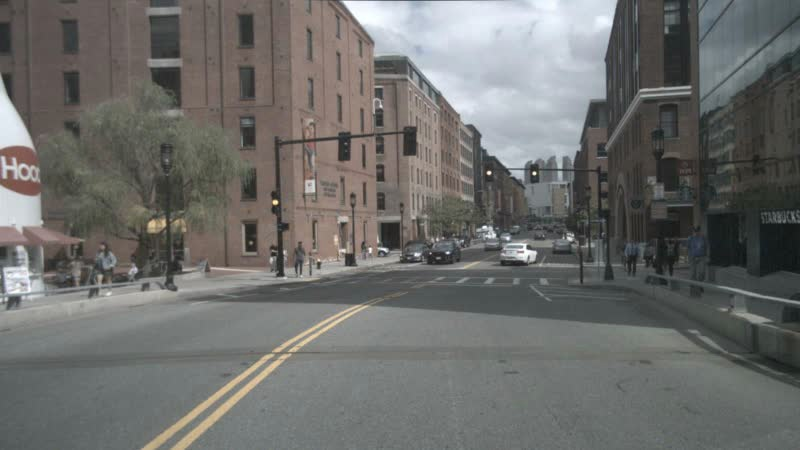
#> input picture jetracer/dataset/images/frame_000000000.jpg, 800 x 450 px; its folder holds only this picture in this run
$ python -i play2.py   (imports and definitions only)
#> lines starting #> are read from the running program, lines starting #| are printed output that depends on the picture; after the words box and inside, x2 and y2 are one past the last pixel; in counts of white or black regions, pixels touching at a corner belong together
#> further down, picture is the input picture: shape (450, 800, 3); mean B, G, R 107.1, 109.4, 109.3
import numpy as np
import cv2, random, math, time, sys
import yaml

# [227 lines left out: functions settings, us_settings, traffic_recognition, draw_lines, divide_left_right, get_line_params and 1 more, not called in this run]

def process_image(frame):
    global WIDTH, ROI_HEIGHT, ROI_START_HEIGHT, send2arduino, CANNY_LOW, CANNY_HIGH, DEBUG
    global before_left, before_right
    gray = cv2.cvtColor(frame, cv2.COLOR_BGR2GRAY)
    hsv = cv2.cvtColor(frame, cv2.COLOR_BGR2HSV)
#> hsv: shape (450, 800, 3); mean H, S, V 57.8, 22.1, 113.4
    lower_white = (0, 0, 185)
    upper_white = (180, 111, 255)
    hsv_mask = cv2.inRange(hsv, lower_white, upper_white)
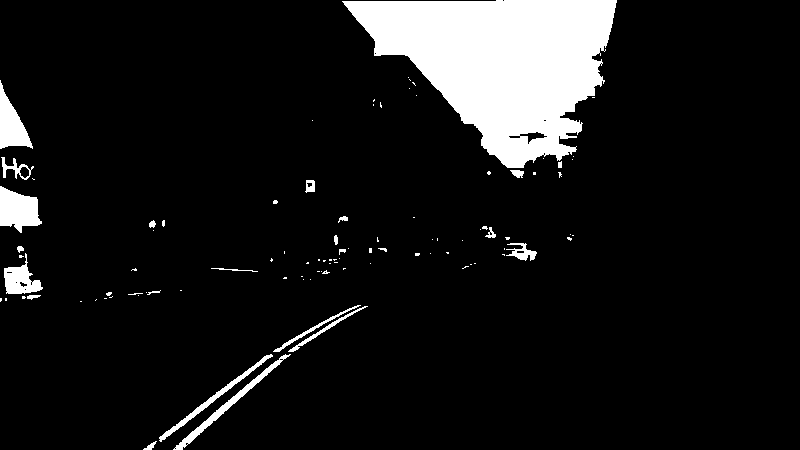
#> hsv_mask: shape (450, 800); 9.4% white; 98 white regions (74 under 20 px), largest, box (x1, y1, x2, y2) and area: (342, 0, 617, 168) 27123, (0, 186, 42, 233) 1303, (0, 80, 33, 149) 1115
    hsv_image = cv2.bitwise_and(frame, frame, mask=hsv_mask)
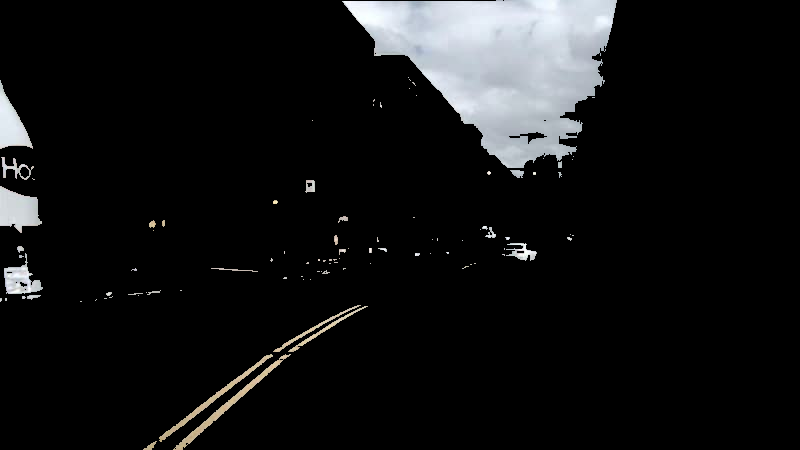
#> hsv_image: shape (450, 800, 3); mean B, G, R 20.1, 19.5, 19
    #cv2.imshow("hsv", hsv_image)
    kernel_size = 7
    blur_hsv = cv2.GaussianBlur(hsv_image,(kernel_size, kernel_size), 0)
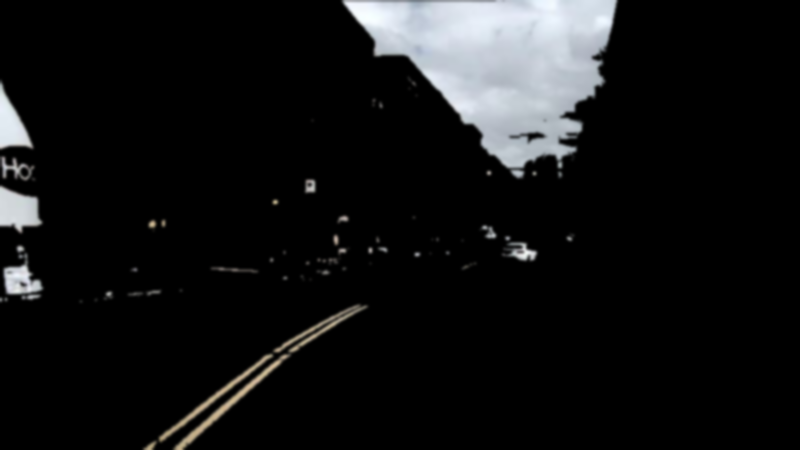
#> blur_hsv: shape (450, 800, 3); mean B, G, R 20.1, 19.6, 19
    blur_gray = cv2.GaussianBlur(gray,(kernel_size, kernel_size), 0)
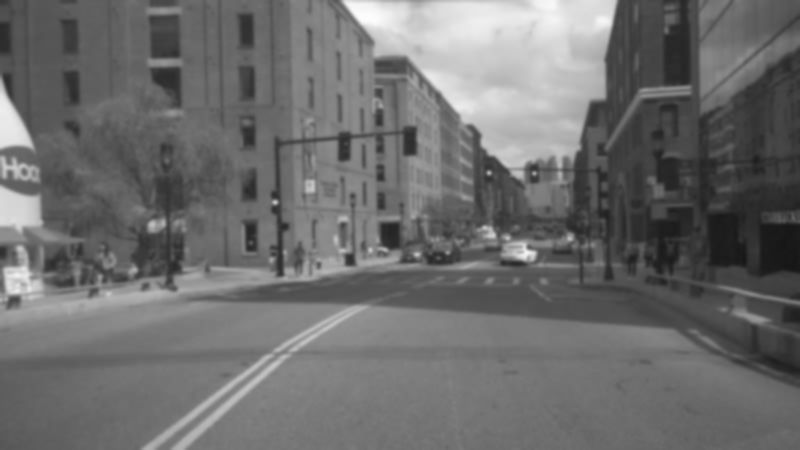
#> blur_gray: shape (450, 800); min 21, max 253, mean 109.2
#> (the run stopped early here; a loop or call above may not have finished)

$ run again, on jetracer/dataset/images/frame_000000001.jpg
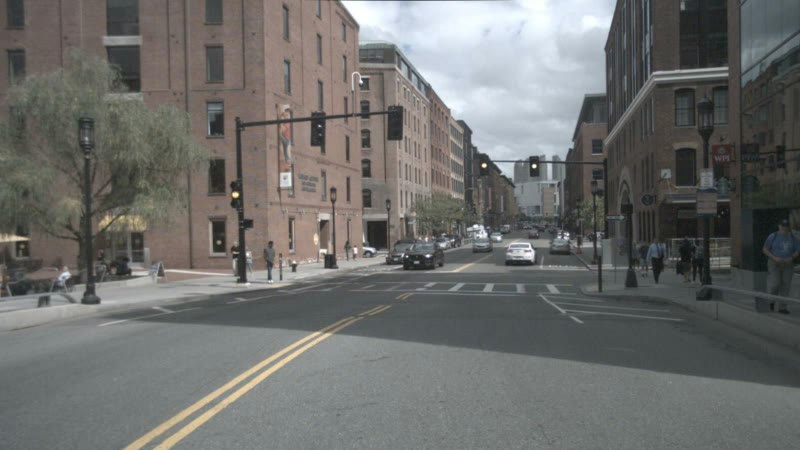
#> input picture jetracer/dataset/images/frame_000000001.jpg, 800 x 450 px
#> picture is the input picture: shape (450, 800, 3); mean B, G, R 108, 110.1, 109.5
#> hsv: shape (450, 800, 3); mean H, S, V 61.3, 23.1, 114.2
#> in process_image, `hsv_mask = cv2.inRange(hsv, lower_white, upper_white)`:
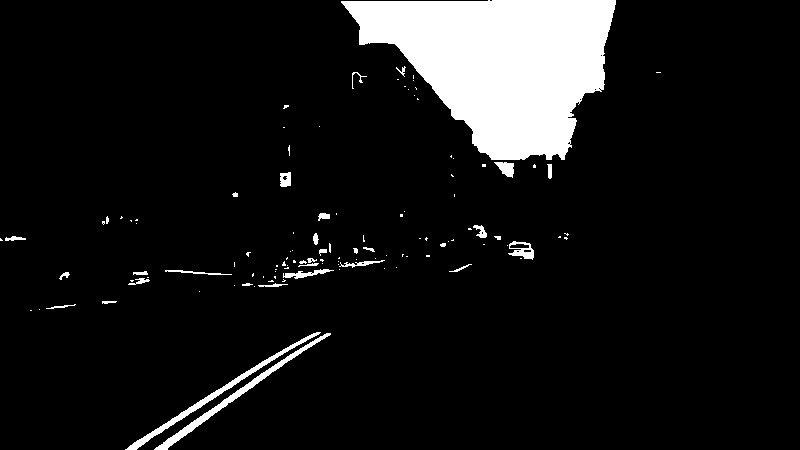
#> hsv_mask: shape (450, 800); 9% white; 114 white regions (82 under 20 px), largest, box (x1, y1, x2, y2) and area: (341, 0, 616, 160) 27639, (154, 333, 331, 450) 1195, (125, 332, 321, 450) 1138
#> in process_image, `blur_gray = cv2.GaussianBlur(gray,(kernel_size, kernel_size), 0)`:
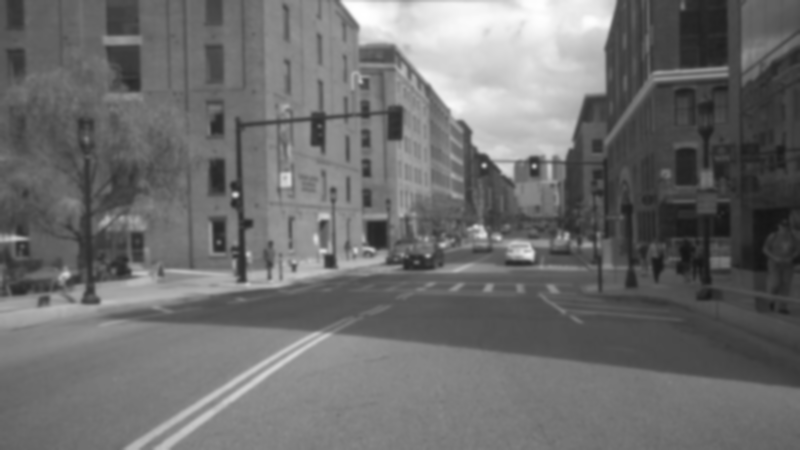
#> blur_gray: shape (450, 800); min 20, max 255, mean 109.7

$ run again, on jetracer/dataset/images/frame_000000003.jpg
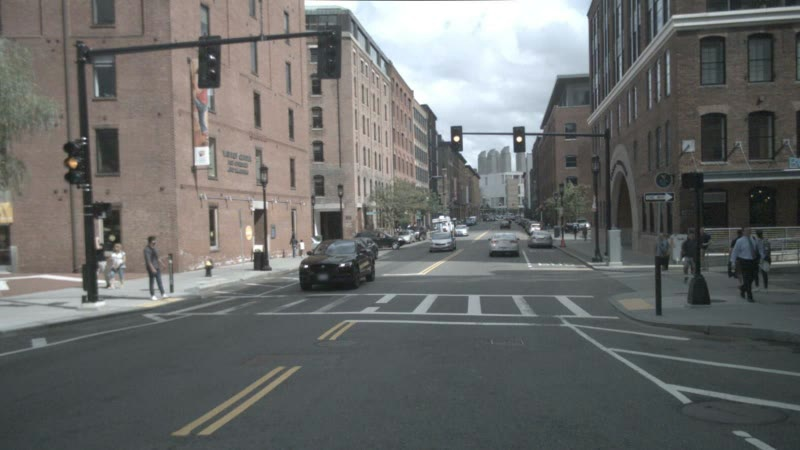
#> input picture jetracer/dataset/images/frame_000000003.jpg, 800 x 450 px
#> picture is the input picture: shape (450, 800, 3); mean B, G, R 105.8, 107.1, 105.9
#> hsv: shape (450, 800, 3); mean H, S, V 65.2, 26.2, 111.7
#> in process_image, `hsv_mask = cv2.inRange(hsv, lower_white, upper_white)`:
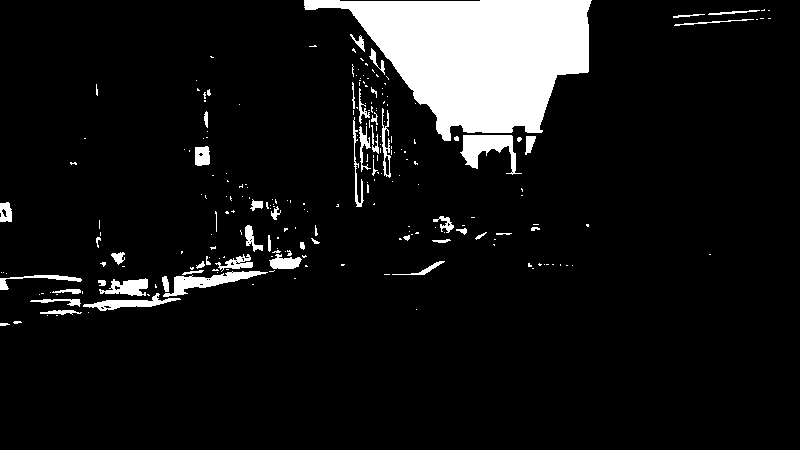
#> hsv_mask: shape (450, 800); 9% white; 233 white regions (177 under 20 px), largest, box (x1, y1, x2, y2) and area: (304, 0, 592, 141) 23710, (460, 135, 522, 175) 1123, (163, 271, 268, 297) 927
#> in process_image, `blur_gray = cv2.GaussianBlur(gray,(kernel_size, kernel_size), 0)`:
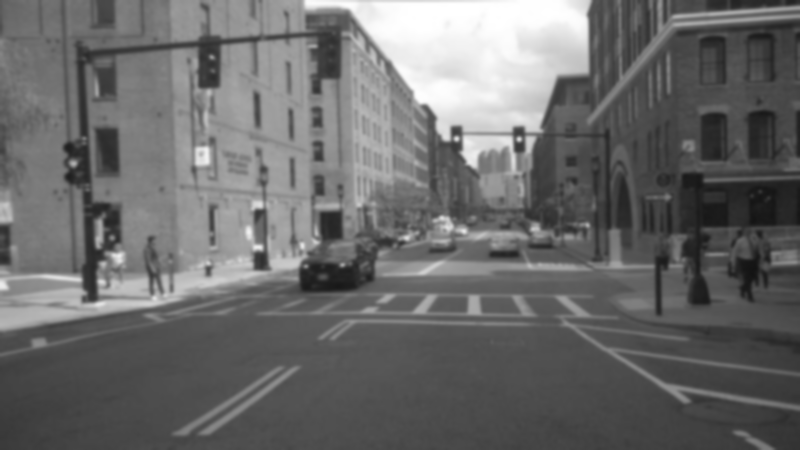
#> blur_gray: shape (450, 800); min 19, max 255, mean 106.6
